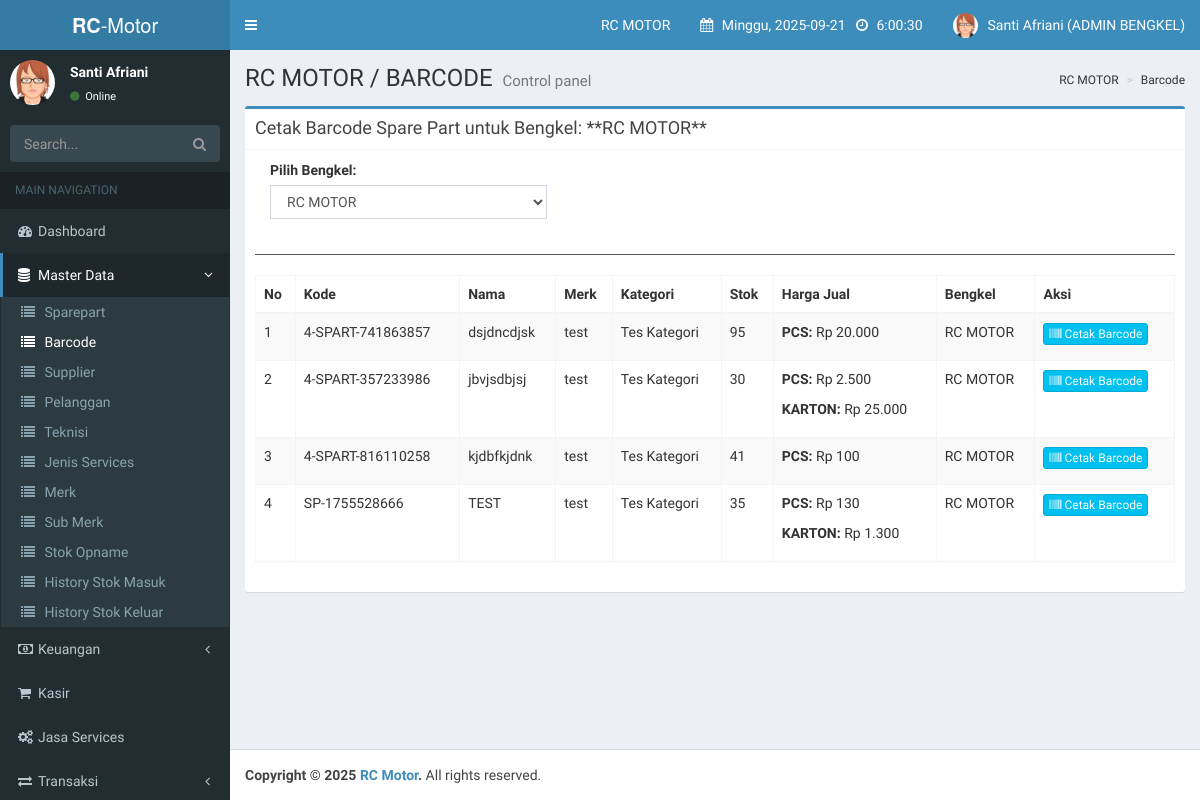
The app's page /index.php?page=barcode (signed in), older data.
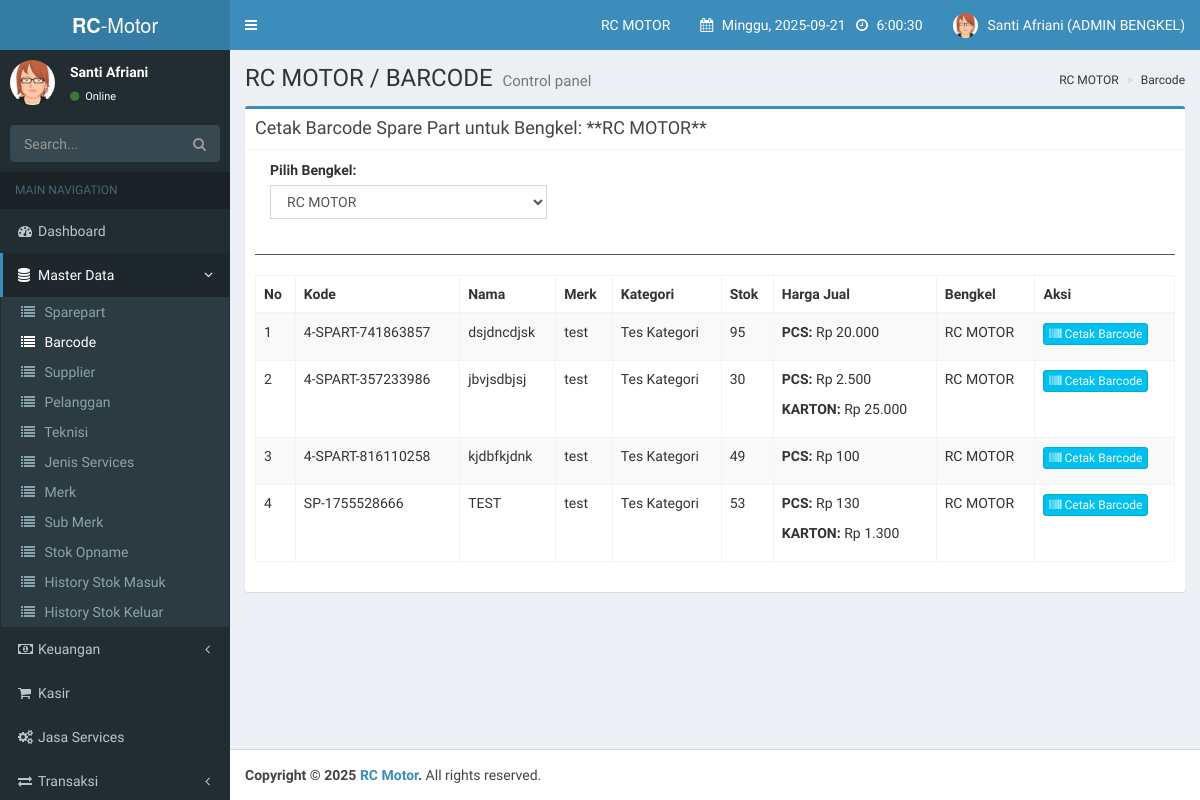
The same page, newer data.
### tables this page shows
CREATE TABLE `spareparts` (
  `id_sparepart` int(11) NOT NULL AUTO_INCREMENT,
  `kode_sparepart` varchar(50) NOT NULL,
  `nama_sparepart` varchar(255) NOT NULL,
  `kategori_id` int(11) NOT NULL,
  `merk_id` int(11) NOT NULL,
  `lokasi_rak` varchar(50) DEFAULT NULL,
  `harga_beli` decimal(15,2) NOT NULL,
  `satuan_beli_id` int(11) NOT NULL,
  `isi_per_pcs_beli` int(11) NOT NULL,
  `hpp_per_pcs` decimal(15,2) NOT NULL,
  `stok_pcs` int(11) NOT NULL,
  `stok_minimal` int(11) NOT NULL,
  `bengkel_id` int(11) NOT NULL,
  PRIMARY KEY (`id_sparepart`),
  UNIQUE KEY `kode_sparepart` (`kode_sparepart`),
  KEY `kategori_id` (`kategori_id`),
  KEY `merk_id` (`merk_id`),
  KEY `satuan_beli_id` (`satuan_beli_id`),
  KEY `bengkel_id` (`bengkel_id`),
  CONSTRAINT `spareparts_ibfk_1` FOREIGN KEY (`kategori_id`) REFERENCES `kategori_sparepart` (`id_kategori`),
  CONSTRAINT `spareparts_ibfk_2` FOREIGN KEY (`merk_id`) REFERENCES `merk_sparepart` (`id_merk`),
  CONSTRAINT `spareparts_ibfk_3` FOREIGN KEY (`satuan_beli_id`) REFERENCES `satuan` (`id_satuan`),
  CONSTRAINT `spareparts_ibfk_4` FOREIGN KEY (`bengkel_id`) REFERENCES `bengkels` (`id_bengkel`)
);

CREATE TABLE `merk_sparepart` (
  `id_merk` int(11) NOT NULL AUTO_INCREMENT,
  `nama_merk` varchar(100) NOT NULL,
  PRIMARY KEY (`id_merk`)
);

CREATE TABLE `kategori_sparepart` (
  `id_kategori` int(11) NOT NULL AUTO_INCREMENT,
  `nama_kategori` varchar(100) NOT NULL,
  PRIMARY KEY (`id_kategori`)
);

CREATE TABLE `bengkels` (
  `id_bengkel` int(11) NOT NULL AUTO_INCREMENT,
  `nama_bengkel` varchar(100) NOT NULL,
  `alamat` text DEFAULT NULL,
  `telepon` varchar(20) DEFAULT NULL,
  `owner_id` int(11) DEFAULT NULL,
  `status` enum('aktif','non_aktif') NOT NULL DEFAULT 'aktif',
  `created_at` timestamp NOT NULL DEFAULT current_timestamp(),
  `updated_at` timestamp NOT NULL DEFAULT current_timestamp() ON UPDATE current_timestamp(),
  PRIMARY KEY (`id_bengkel`),
  KEY `fk_bengkels_owner` (`owner_id`),
  CONSTRAINT `fk_bengkels_owner` FOREIGN KEY (`owner_id`) REFERENCES `users` (`id_user`) ON DELETE SET NULL
);

### pages/admin_bengkel/barcode.php (the view, shortened to what the changed rows need)
<?php
$user_role = get_user_role();
$accessible_bengkel_ids = [];
if ($user_role === 'owner_bengkel') {
    $owner_id = $_SESSION['id_user'];
    $query_bengkel_ids = mysqli_query($conn, "SELECT id_bengkel FROM bengkels WHERE owner_id = '$owner_id'");
    while ($row = mysqli_fetch_assoc($query_bengkel_ids)) {
        $accessible_bengkel_ids[] = $row['id_bengkel'];
    }
} else if ($user_role === 'admin_bengkel') {
    $user_id = $_SESSION['id_user'];
    $query_bengkel_admin = mysqli_query($conn, "SELECT bengkel_id FROM users WHERE id_user = '$user_id'");
    if ($row = mysqli_fetch_assoc($query_bengkel_admin)) {
        $accessible_bengkel_ids[] = $row['bengkel_id'];
    }
}
$bengkel_ids_string = "'" . implode("','", $accessible_bengkel_ids) . "'";
$query_bengkels = mysqli_query($conn, "SELECT id_bengkel, nama_bengkel FROM bengkels WHERE id_bengkel IN ($bengkel_ids_string) ORDER BY nama_bengkel ASC");
$bengkels = [];
while ($row = mysqli_fetch_assoc($query_bengkels)) {
    $bengkels[] = $row;
}
$selected_bengkel_id = $_GET['id_bengkel'] ?? ($bengkels[0]['id_bengkel'] ?? null);
?>
<div class="row">
    <div class="col-xs-12">
        <div class="box box-primary">
            <div class="box-body">
                <div class="table-responsive">
                    <table class="table table-bordered table-striped" id="dataTable">
                        <thead>
                            <tr>
                                <th>No</th>
                                <th>Kode</th>
                                <th>Nama</th>
                                <th>Merk</th>
                                <th>Kategori</th>
                                <th>Stok</th>
                                <th>Harga Jual</th>
                                <th>Bengkel</th>
                                <th>Aksi</th>
                            </tr>
                        </thead>
                        <tbody>
                            <?php
                            $no = 1;
                            $sql_where = "WHERE sp.bengkel_id IN ($bengkel_ids_string)";
                            if ($selected_bengkel_id) {
                                $sql_where = "WHERE sp.bengkel_id = '$selected_bengkel_id'";
                            }
                            $query_spareparts = mysqli_query($conn, "SELECT sp.*, b.nama_bengkel, k.nama_kategori, m.nama_merk FROM spareparts sp JOIN bengkels b ON sp.bengkel_id = b.id_bengkel JOIN kategori_sparepart k ON sp.kategori_id = k.id_kategori JOIN merk_sparepart m ON sp.merk_id = m.id_merk $sql_where ORDER BY sp.nama_sparepart ASC");
                            if (mysqli_num_rows($query_spareparts) > 0) {
                                while ($data_part = mysqli_fetch_assoc($query_spareparts)) {
                                    $query_harga_jual = mysqli_query($conn, "SELECT hj.*, s.nama_satuan FROM harga_jual_sparepart hj JOIN satuan s ON hj.satuan_jual_id = s.id_satuan WHERE hj.sparepart_id = '{$data_part['id_sparepart']}' ORDER BY hj.tipe_harga ASC");
                                    $harga_jual_data = [];
                                    while ($hj_row = mysqli_fetch_assoc($query_harga_jual)) {
                                        $harga_jual_data[] = $hj_row;
                                    }
                            ?>
                                    <tr>
                                        <td><?= $no++; ?></td>
                                        <td><?= htmlspecialchars($data_part['kode_sparepart']); ?></td>
                                        <td><?= htmlspecialchars($data_part['nama_sparepart']); ?></td>
                                        <td><?= htmlspecialchars($data_part['nama_merk']); ?></td>
                                        <td><?= htmlspecialchars($data_part['nama_kategori']); ?></td>
                                        <td><?= htmlspecialchars($data_part['stok_pcs']); ?></td>
                                        <td>
                                            <?php foreach ($harga_jual_data as $hj): ?>
                                                <p><strong><?= htmlspecialchars($hj['nama_satuan']); ?>:</strong> Rp <?= number_format($hj['harga_jual'], 0, ',', '.'); ?></p>
                                            <?php endforeach; ?>
                                        </td>
                                        <td><?= htmlspecialchars($data_part['nama_bengkel']); ?></td>
                                        <td>
                                            <button class="btn btn-info btn-xs btn-cetak-barcode"
                                                data-id="<?= $data_part['id_sparepart']; ?>"
                                                data-kode="<?= htmlspecialchars($data_part['kode_sparepart']); ?>"
                                                data-nama="<?= htmlspecialchars($data_part['nama_sparepart']); ?>"
                                                data-harga-jual='<?= json_encode($harga_jual_data); ?>'>
                                                <i class="fa fa-barcode"></i> Cetak Barcode
                                            </button>
                                        </td>
                                    </tr>
                            <?php
                                }
                            } ?>
                        </tbody>
                    </table>
                </div>
            </div>
        </div>
    </div>
</div>

Row changes from the older to the newer data that the page shows:
changed spareparts "4-SPART-816110258": stok_pcs "41" → "49"
changed spareparts "SP-1755528666": stok_pcs "35" → "53"
